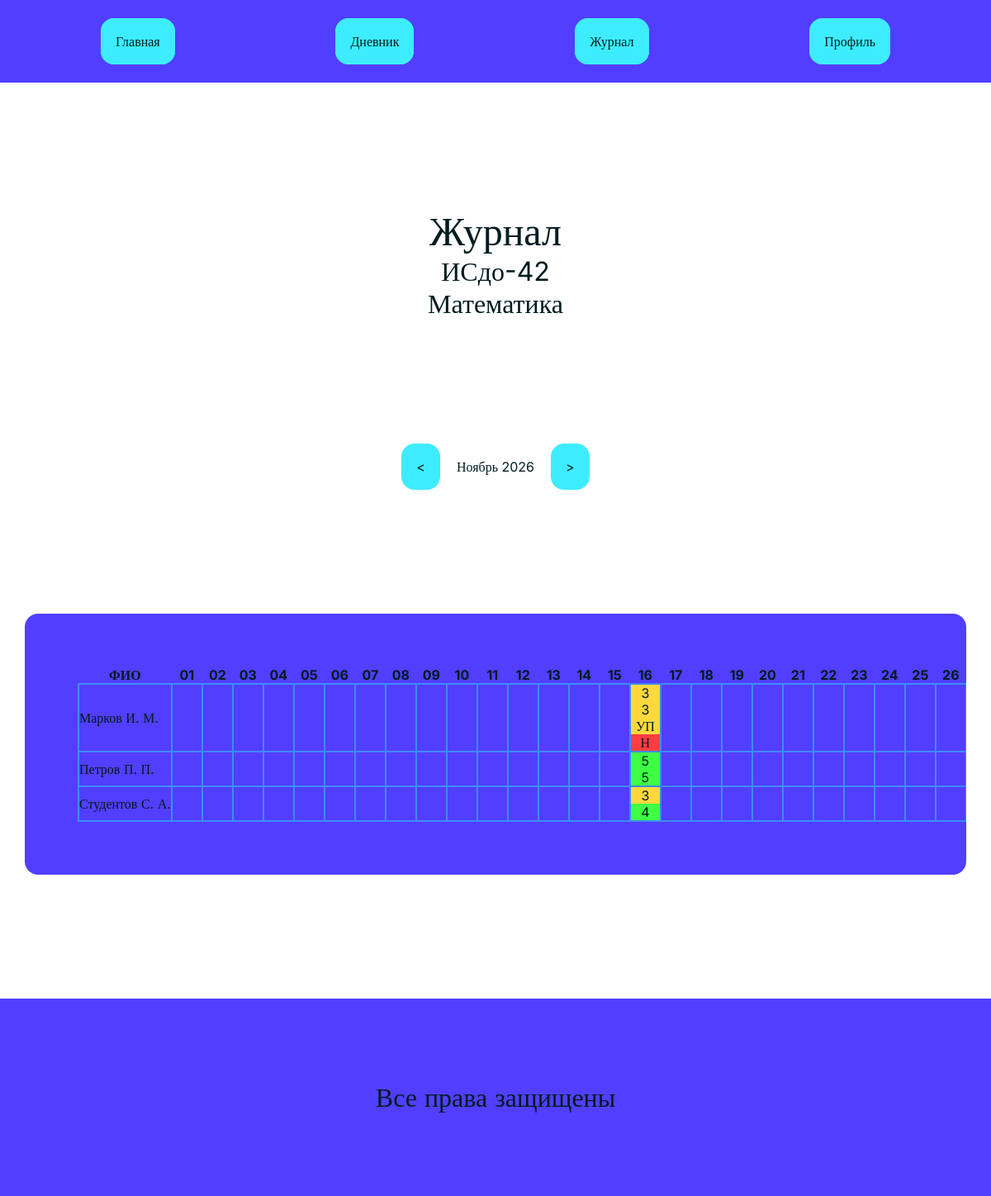
Screenshot of /groups/1/gradebook/1/?month=11 (signed in) with the database file from the repository.
### dnevnikapp/models.py (models this page shows, shortened)
class Group(models.Model):
    name = models.CharField(verbose_name="Название")
    course = models.PositiveSmallIntegerField(verbose_name="Курс")
    major = models.ForeignKey("Major", on_delete=models.CASCADE, verbose_name="Направление", related_name="groups")
    class Meta:
        verbose_name="Группа"
        verbose_name_plural="Группы"

class Subject(models.Model):
    name = models.CharField(max_length=150, verbose_name="Название")
    teachers = models.ManyToManyField(CustomUser, through=TeacherSubject, blank=True)
    class Meta:
        verbose_name="Предмет"
        verbose_name_plural="Предметы"

class CustomUser(AbstractUser):
    class Role(models.TextChoices):
        STUDENT = "student", "Student"
        PARENT = "parent", "Parent"
        TEACHER = "teacher", "Teacher"
        ADMIN = "admin", "Admin"
    first_name=models.CharField(max_length=30, null=False, blank=False, verbose_name="Имя")
    last_name=models.CharField(max_length=30, null=False, blank=False, verbose_name="Фамилия")
    patronimic = models.CharField(max_length=30, null=True, blank=True, verbose_name="Отчество")
    role = models.TextField(choices=Role.choices, default=Role.STUDENT, null=True, blank=True, verbose_name="Роль")
    group = models.ForeignKey("Group", null=True, blank=True, verbose_name="Группа", default=None, related_name="students", on_delete=models.SET_NULL)
    subjects = models.ManyToManyField("Subject", through="TeacherSubject", verbose_name="Преподаваемые предметы", blank=True)
    parents = models.ManyToManyField("self", through="ParentChild", null=True, related_name="children", symmetrical=False, verbose_name="Родители", through_fields=("child","parent"))
    REQUIRED_FIELDS=["first_name", "last_name"]
    class Meta:
        verbose_name="Пользователь"
        verbose_name_plural="Пользователи"

class Grade(models.Model):
    lesson = models.ForeignKey(Lesson, on_delete=models.CASCADE, verbose_name="Занятие", related_name="grades")
    student = models.ForeignKey(CustomUser, on_delete=models.CASCADE, verbose_name="Студент", related_name="grades")
    grade = models.PositiveSmallIntegerField(verbose_name="Оценка",validators=[MinValueValidator(2), MaxValueValidator(5)])
    comment = models.CharField(max_length=150, null=True, blank=True, verbose_name="Комментарий")
    class Meta:
        constraints=[
            models.UniqueConstraint(
                fields=["lesson","student"],
                name="grade_per_lesson_and_student"
            )
        ]
        verbose_name = "Оценка"
        verbose_name_plural = "Оценки"
    def get_lesson_url(self):
        return self.lesson.get_absolute_url()

class Absence(models.Model):
    lesson = models.ForeignKey(Lesson, on_delete=models.CASCADE, verbose_name="Занятие", related_name="absences")
    student = models.ForeignKey(CustomUser, on_delete=models.CASCADE, verbose_name="Студент", related_name="absences")
    is_excused=models.BooleanField(default=False, verbose_name="Уважительная причина")
    reason=models.CharField(max_length=150, null=True, blank=True, verbose_name="Причина")
    class Meta:
        constraints=[
            models.UniqueConstraint(
                fields=["lesson","student"],
                name="absence_per_lesson_and_student"
            )
        ]
        verbose_name = "Пропуск"
        verbose_name_plural = "Пропуски"
    def get_lesson_url(self):
        return self.lesson.get_absolute_url()

### dnevnikapp/views.py (the view)
# urls.py: path("groups/<int:groupid>/gradebook/<int:subjectid>/",views.gradeBookView,name="gradebook"),
@login_required
def gradeBookView(request, groupid, subjectid):
    if request.user.role == User.Role.STUDENT:
        if groupid != request.user.group.id:
            raise PermissionDenied
    elif request.user.role == User.Role.PARENT:
        children = request.user.children.filter(group_id=groupid)
        if children == None:
            raise PermissionDenied
    if request.GET.get("month"):
        month = int(request.GET.get("month"))
    else:
        return redirect(reverse("gradebook", kwargs={"groupid":groupid, "subjectid":subjectid}) + "?month=9")
    year = timezone.localdate().year
    daysinmonth = calendar.monthrange(year,month)[1]
    days = [date(year, month, day) for day in range(1, daysinmonth+1)]
    startdate = days[0]
    enddate = days[-1]
    prevMonth = 12 if month == 1 else month - 1
    nextMonth = 1 if month == 12 else month + 1
    students = list(User.objects.filter(group_id=groupid).order_by("last_name"))
    grades = list(Grade.objects.select_related("student__group", "lesson__subject"
                            ).filter(student__group_id=groupid, lesson__subject_id=subjectid, lesson__date__gte=startdate, lesson__date__lte=enddate)
    )
    absences = list(Absence.objects.select_related("student__group", "lesson__subject"
                            ).filter(student__group_id=groupid, lesson__subject_id=subjectid, lesson__date__gte=startdate, lesson__date__lte=enddate)
    )
    if grades:
        group = grades[0].student.group
        subject = grades[0].lesson.subject
    else:
        group = get_object_or_404(Group, pk=groupid)
        subject = get_object_or_404(Subject, pk=subjectid)
    grades_matrix = defaultdict(lambda: defaultdict(list))
    for grade in grades:
        studentid = grade.student_id
        day = grade.lesson.date.day
        grades_matrix[studentid][day].append(grade)
    absences_matrix = defaultdict(lambda: defaultdict(list))
    for absence in absences:
        studentid = absence.student_id
        day = absence.lesson.date.day
        absences_matrix[studentid][day].append(absence)
    for student in students:
        student.gradesbyday = grades_matrix[student.pk]
        student.absencesbyday = absences_matrix[student.pk]
    context = {
        "group": group,
        "subject": subject,
        "students":students,
        "days":days,
        "startdate":startdate,
        "prevMonth":prevMonth,
        "nextMonth":nextMonth,
    }
    return render(request, "gradebook.html", context=context)

### dnevnikapp/converters.py (called while the page is built)
    def to_url(self, value: date) -> str:
        return value.strftime("%d-%m-%Y")

### dnevnikapp/models.py (called while the page is built)
    def get_absolute_url(self):
        return reverse("lessons", kwargs={"lessonid":self.pk})

### dnevnikapp/templatetags/gradebook_tags.py (called while the page is built)
@register.filter
def get_item(dictionary, key):
    if dictionary:
        return dictionary.get(key)
    return None

### dnevnikapp/templates/gradebook.html (shortened to what this page needs)
{% extends 'baseheader.html' %}
{% load static %}
{% load gradebook_tags %}
{% block head %}
    <link rel="stylesheet" href="{% static 'css/gradebook.css' %}">
{% endblock %}
{% block content %}
    <div class="centerdiv centerpadding">
        <div class="headingsdiv">
            <h1>Журнал</h1>
            <h2>{{ group.name }}</h2>
            <h2>{{ subject.name }}</h2>
        </div>
        <div class="valueslider">
            <a href="{% url request.resolver_match.view_name groupid=group.id subjectid=subject.id %}?month={{ prevMonth }}" class="button"><</a>
            <p>{{ startdate|date:"F Y" }}</p>
            <a href="{% url request.resolver_match.view_name groupid=group.id subjectid=subject.id %}?month={{ nextMonth }}" class="button">></a>
        </div>
        <div class="mainblock gradebook">
            <table class="">
                <thead>
                    <tr>
                        <th>ФИО</th>
                        {% for day in days %}
                            <th>{{ day|date:"d" }}</th>
                        {% endfor %}
                    </tr>
                </thead>
                <tbody>
                    {% for student in students %}
                        <tr>
                            <td>{{ student.last_name }} {{ student.first_name|slice:1 }}. {{ student.patronimic|slice:1 }}.</td>
                            {% for day in days %}
                            <td class="day">
                                {% if student.gradesbyday|get_item:day.day %}
                                    {% for grade in student.gradesbyday|get_item:day.day %}
                                        <a href="{{ grade.get_lesson_url }}" class="lessongrade {% if grade.grade >= 4 %}grade-good{% elif grade.grade == 3 %}grade-ok{% elif grade.grade == 2 %}grade-bad{% endif %}">
                                            {{ grade.grade }}
                                        </a>
                                    {% endfor %}
                                {% else %}
                                <p></p>
                                {% endif %}
                                {% if student.absencesbyday|get_item:day.day %}
                                    {% for absence in student.absencesbyday|get_item:day.day %}
                                            {% if absence.is_excused %}
                                            <a href="{{ absence.get_lesson_url }}" class="lessonabsence absence-excused">УП</a>
                                            {% else %}
                                            <a href="{{ absence.get_lesson_url }}" class="lessonabsence absence">Н</a>
                                            {% endif %}
                                    {% endfor %}
                                {% else %}
                                <p></p>
                                {% endif %}
                            </td>
                            {% endfor %}
                        </tr>
                    {% endfor %}
                </tbody>
            </table>
        </div>
    </div>
{% endblock %}

### dnevnikapp/static/css/style.css (style rules this page uses)
:root { --backgroundcolor:#fefefe; --maincolor:#513eff; --additionalcolor:#3e8bff; --accentcolor:#3eecff; --errorcolor:#ff3e41; --successcolor:#3eff44; --warningcolor:#ffd83e; --textcolor:#001c1f; --h1size:48px; --h2size:32px; --h3size:24px; --mainsize:16px; }
* { margin:0; padding:0; font-family: "Inter"; word-break: break-all; color:var(--textcolor); }
h1 { font-size: var(--h1size); font-weight:normal; }
h2 { font-size: var(--h2size); font-weight:normal; }
p, span { font-size: var(--mainsize); }
a { text-decoration: none; }
.button { color:var(--textcolor); --basecol: var(--accentcolor); --backcol:var(--basecol); --bordercol:var(--basecol); background-color: var(--backcol); border:none; text-decoration: none; text-align: center; padding:16px; border-radius: 16px; font-size: var(--mainsize); border-style: solid; border-width: 2px; border-color: var(--bordercol); }
.centerdiv { display:flex; flex-direction: column; justify-content: center; align-items: center; row-gap: 150px; }
.centerpadding { padding:150px 30px 150px 30px; }
.headingsdiv { text-align: center; }
.mainblock { box-sizing: border-box; background-color: var(--maincolor); border-radius: 16px; padding:64px; width:100%; display: flex; flex-direction: column; gap:16px; }
.valueslider { display:flex; align-items: center; justify-content: center; gap:20px; }
.lessonabsence, .lessongrade { text-align: center; word-break: keep-all; }
.grade-good { background-color: var(--successcolor); }
.grade-ok { background-color: var(--warningcolor); }
.absence { background-color: var(--errorcolor); }
.absence-excused { background-color: var(--warningcolor); }

### dnevnikapp/static/css/gradebook.css (style rules this page uses)
.gradebook { overflow-x:scroll; }
.gradebook table { min-width: max-content; width: 100%; border-collapse: collapse; }
.gradebook td { white-space: nowrap; width:35px; border:2px solid var(--additionalcolor); }
.gradebook td > a { display: block; height:100% !important; width: 100% !important; box-sizing: border-box; }

### rows the page displays
Group: name "ИСдо-42"
Subject: name "Математика"
CustomUser: last_name "Марков", first_name "И", patronimic "М"
Grade: grade "3"
Grade: grade "3"
CustomUser: last_name "Петров", first_name "П", patronimic "П"
Grade: grade "5"
Grade: grade "5"
CustomUser: last_name "Студентов", first_name "С", patronimic "А"
Grade: grade "3"
Grade: grade "4"

### other values shown
{{ link.title }} "Главная" "Дневник" "Журнал" "Профиль"
{{ startdate|date:"F Y" }} "Ноябрь 2026"
{{ day|date:"d" }} "01" "02" "03" "04" "05" "06" "07" "08" "09" "10" "11" "12" "13" "14" "15" "16" "17" "18" "19" "20" "21" "22" "23" "24" "25" "26"
